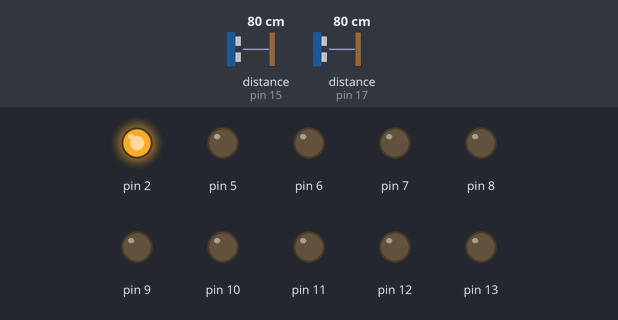
This sketch was run on a simulated Arduino Uno, built with avr-gcc and run on an emulated ATmega328P. Shown: output pins drawn as LEDs (lit = HIGH). Wiring (inferred from the names in the program): 2 × ultrasonic range finder: trigger pin 14, echo pin 15 / trigger pin 16, echo pin 17. Inputs (shaded band) come from the test bench; at power-on: distance to the obstacle (sensors on pin 15, pin 17) 80 cm. The echo pulse lasts 58.3 µs per cm; pins used as bus, display or sensor lines are not drawn; what the sketch prints to the serial monitor is not drawn.

Above: at 1.2 s.
1.3 s: distance to the obstacle (sensor on pin 15) set to 120 cm
4.3 s: distance to the obstacle (sensor on pin 17) set to 2 cm
Timing chart, 0 to 7.3 s (numbered marks = the images above; inputs shaded):
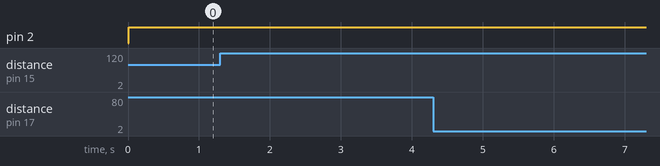

The sketch:

projectTwoSensor.ino
```cpp
//We have 2x3 LEDs
#define ROW 2
#define COLUMN 3
#define PINR 3
#define PINC 0
#define triggerpin 14
#define echopin 15
#define triggerpin2 16
#define echopin2 17

void setArray(int array[][COLUMN], int distance, int distance2);

void setArray(int array[][COLUMN], int distance, int distance2){
  float unit = 17;
  float unit2 = 17;
  int num = 0;
  int num2 = 0;
  for (float i = 0; i < distance; i+=unit){
    //number of 1s.
    num++;
  }
  for (float i = 0; i < distance2; i+=unit2){
    //number of 1s.
    num2++;
  }
  for (int x = 0; x<num; x++){
    for (int y = 0; y < num2; y++){
      array[x][y] = 1;
    }
  }
}

void setup() {
    Serial.begin(9600);
  // put your setup code here, to run once:
  //set pin 1~5 to OUTPUT
  for (int i = 0; i <= 15; i++){
    pinMode(i, OUTPUT);
  }
  pinMode(triggerpin, OUTPUT);
  pinMode(echopin, INPUT);
  pinMode(triggerpin2, OUTPUT);
  pinMode(echopin2, INPUT);
}

void loop() {
  // put your main code here, to run repeatedly:
    float duration, distance;
    float duration2, distance2;
    int array[ROW][COLUMN];
    //initialize array
    for (int i = 0; i < ROW; i++){
      for (int j = 0; j < COLUMN; j++){
        array[i][j] = 0;
      }
    }
    //send the signal to triggerpin
  digitalWrite(triggerpin, LOW);
  delayMicroseconds(2);
  digitalWrite(triggerpin, HIGH);
  delayMicroseconds(10);
  digitalWrite(triggerpin, LOW);
  duration = pulseIn(echopin, HIGH);
  //This equation converts the distance sonar sensor sensed into centimeters.
  distance = (duration/2) / 29.1;
  Serial.print(distance);
  Serial.println(" cm");

  digitalWrite(triggerpin2, LOW);
  delayMicroseconds(2);
  digitalWrite(triggerpin2, HIGH);
  delayMicroseconds(10);
  digitalWrite(triggerpin2, LOW);
  duration2 = pulseIn(echopin2, HIGH);
  distance2 = (duration2/2) / 29.1;
  Serial.print(distance2);
  Serial.println(" cm");

  if ((distance2 < 40) && (distance < 40)){
      setArray(array, distance, distance2);
  }
  //make light changes slower
  for (int timer = 0; timer < 30; timer++){
  for (int i = 0; i < ROW; i++){
    //first row is pin 4
    digitalWrite(i+PINR, HIGH);
    for (int j = 0; j < COLUMN; j++){
      //if the value in the array == 1; set the column switch to low
      if (array[i][j] == 1){
        digitalWrite(j+PINC, LOW);
        //a small delay
        delay(1);
        //turn it off
        digitalWrite(j+PINC, HIGH);
      }
      else{
        digitalWrite(j+PINC, HIGH);
      }
    }
    digitalWrite(i+PINR, LOW);
  }
  }
}
```

Measured:
- after the input at 1.3 s, every drawn part: stays the same
- after the input at 4.3 s, every drawn part: stays the same
